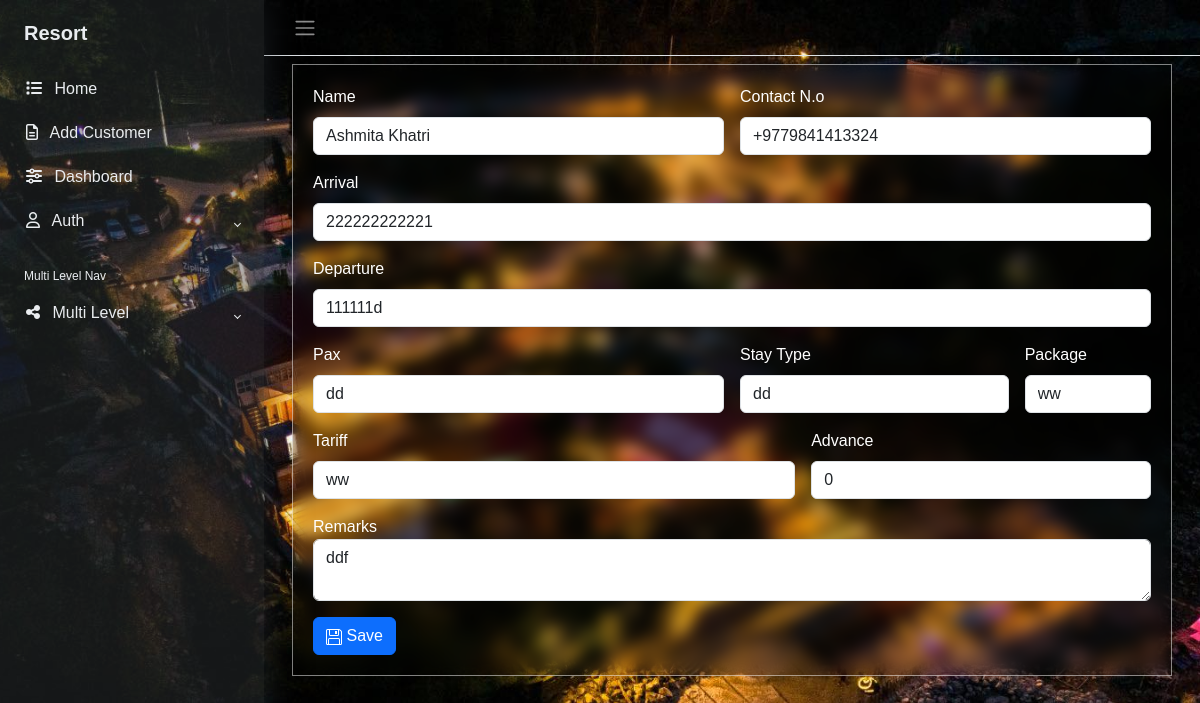
The app's page /update/2, older data.
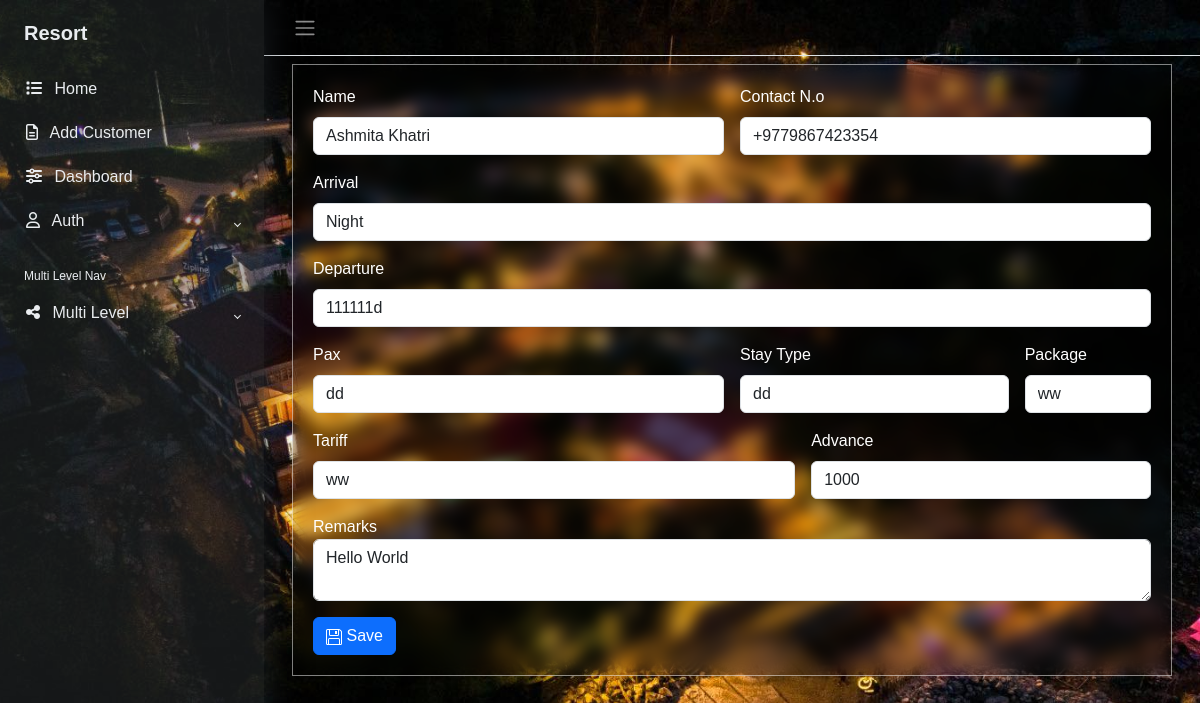
The same page, newer data.
### app/models.py (models this page shows, shortened)
class CustomerModel(models.Model):
    name=models.CharField(max_length=100,default=' ')
    contact=PhoneNumberField(region='NP')
    arrivals=models.CharField(max_length=200,default=" ")
    departure=models.CharField(max_length=100,default=' ')
    pax=models.CharField(max_length=100,default=' ')
    stay_type=models.CharField(max_length=100,default=' ')
    package=models.CharField(max_length=200,default=' ')
    tariff=models.CharField(max_length=100,default=' ')
    advance=models.IntegerField(default=0)
    remarks=models.TextField()

### app/views.py (the view, shortened to what this page needs)
# urls.py: path('update/<int:id>',views.update,name='update'),
def update(request,id):
    data=get_object_or_404(CustomerModel, id=id)
    return render(request,'update.html',{'data':data})

### app/templates/update.html (shortened to what the changed rows need)
{% include "header.html" %}
        <div class="main">
            <main class="content px-3 py-2">
                <div class="container-fluid">
                    <div class="mb-3">
                        <div class="login-wrapper">
                            <form class="row g-3" method='POST'>
                                <div class="col-md-6">
                                    <label for="inputEmail4" class="form-label">Name</label>
                                    <input type="text" style="background-color:white;" class="form-control" id="inputEmail4" name="name" value="{{data.name}}">
                                </div>
                                <div class="col-md-6">
                                    <label for="inputPassword4" class="form-label">Contact N.o</label>
                                    <input type="text" style="background-color:white;" class="form-control" id="inputPassword4" name='contact' value="{{data.contact}}">
                                </div>
                                <div class="col-12">
                                    <label for="inputAddress" class="form-label">Arrival</label>
                                    <input type="text" style="background-color:white;" class="form-control" id="inputAddress" name="arrival" value="{{data.arrivals}}"
                                        >
                                </div>
                                <div class="col-12">
                                    <label for="inputAddress2" class="form-label">Departure</label>
                                    <input type="text" style="background-color:white;" class="form-control" id="inputAddress2" name='departure' value="{{data.departure}}"
                                        >
                                </div>
                                <div class="col-md-6">
                                    <label for="inputCity" class="form-label">Pax</label>
                                    <input type="text" style="background-color:white;" class="form-control" id="inputCity" name='pax' value="{{data.pax}}">
                                </div>
                                <div class="col-md-4">
                                    <label for="inputState" class="form-label">Stay Type</label>
                                    <input type="text" style="background-color:white;" class="form-control" name='stay_type' value="{{data.stay_type}}">
                                </div>
                                <div class="col-md-2">
                                    <label for="inputZip" class="form-label">Package</label>
                                    <input type="text" style="background-color:white;" class="form-control" id="inputZip" name='package' value="{{data.package}}">
                                </div>
                                <div class="col-md-7">
                                    <label for="inputCity" class="form-label">Tariff</label>
                                    <input type="text" style="background-color:white;" class="form-control" id="inputCity" name='tariff' value="{{data.tariff}}">
                                </div>
                                <div class="col-md-5">
                                    <label for="inputZip" class="form-label">Advance</label>
                                    <input type="number" style="background-color:white;" class="form-control" id="inputZip" name='advance' value="{{data.advance}}">
                                </div>
                                <div class="col-md-12">
                                        <label for="floatingTextarea">Remarks</label>
                                        <textarea class="form-control"
                                            id="floatingTextarea"  name='remarks' >{{data.remarks}}</textarea>
                                </div>
                            </form>
                        </div>
                    </div>
            </main>
        </div>
    </div>
{% include "footer.html" %}

Row changes from the older to the newer data that the page shows:
changed CustomerModel "Ashmita Khatri": contact "+9779841413324" → "+9779867423354"; arrival "222222222221" → "Night"; advance "0" → "1000"; remarks "ddf" → "Hello World"
